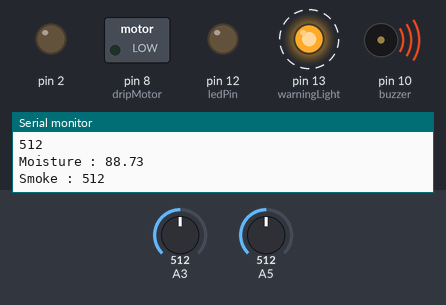
Simulated run of this sketch. Board: Arduino Uno, built with avr-gcc and run on an emulated ATmega328P. On the bench: switched loads named in the sketch (green lamp = pin HIGH), output pins drawn as LEDs (lit = HIGH), buzzer (waves = sounding), the last lines printed to the serial monitor. Dashed ring = blinking. Inputs (shaded band) come from the test bench; at power-on: A5 = 512, A3 = 512.

Above: at 1.25 s.
1.3 s: A5 set to 167
4.3 s: A5 set to 140
At 5.1 s:
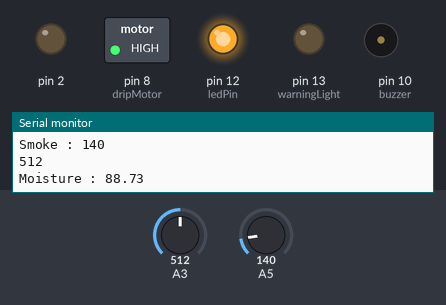
5.9 s: A3 set to 415
7.4 s: A3 set to 395
At 8.3 s:
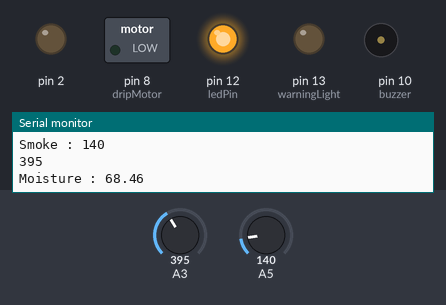
9.0 s: A5 set to 160
At 9.29 s:
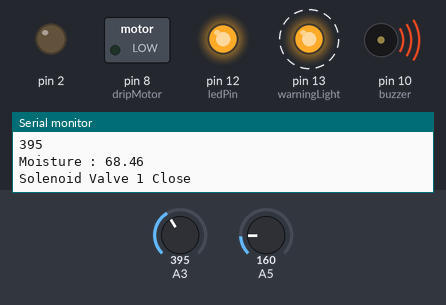
12.0 s: A5 set to 122
At 13.3 s:
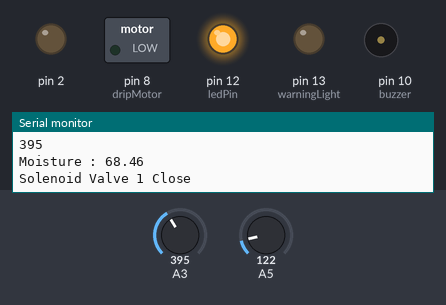
Timing chart, 0 to 14.5 s (numbered marks = the images above; inputs shaded):
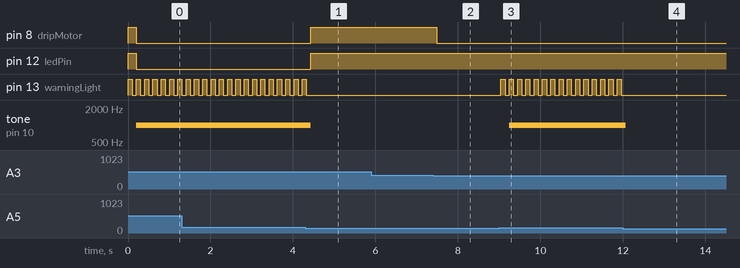

The sketch:

hardware.ino
```cpp
float sensorlevel1;
const int buzzer = 10;
const int warningLight = 13;
int sensorThres = 150;
int ledPin = 12;
const int dripMotor=8;
int value = 0;
int flag = 0;

void setup()
{
  pinMode(warningLight, OUTPUT);
  pinMode(buzzer, OUTPUT);
  pinMode(dripMotor, OUTPUT);
  pinMode(ledPin, OUTPUT);
  pinMode(2,OUTPUT);
  pinMode(A5, INPUT);
  pinMode(A2, INPUT);
  pinMode(A3, INPUT);
  digitalWrite(2,LOW);
  Serial.begin(9600);
}
void dripIrrigation()
{
  int sensorvalue1 = analogRead(A3);
  Serial.println(sensorvalue1);
  sensorlevel1 = (sensorvalue1 / 577.00) * 100;
  Serial.print("Moisture : ");
  Serial.println(sensorlevel1);
  Serial.print("\n");

  if (sensorlevel1 <= 70.00)
  {

    digitalWrite(dripMotor,LOW);
    Serial.print("Solenoid Valve 1 Close \n");

  }
  else
  {
   if(flag==0){
     digitalWrite(ledPin,HIGH);
    digitalWrite(dripMotor,HIGH);
    Serial.print("Solenoid Valve 1 Open \n");
   }
   else{

     digitalWrite(ledPin,LOW);

    digitalWrite(dripMotor,LOW);
   }

  }
}
void smokeDetector()
{
  int analogSensor = analogRead(A5);

  Serial.print("Smoke : ");
  Serial.println(analogSensor);
  // Checks if it has reached the threshold value
  if (analogSensor > sensorThres)
  {
    flag =1;
    digitalWrite(warningLight, HIGH);
    delay(100);
    digitalWrite(warningLight, LOW);
    delay(100);

    tone(buzzer, 1000, 200);
  }
  else
  {
    flag = 0;
    digitalWrite(warningLight, LOW);
    noTone(buzzer);
  }
}

void loop()
{
digitalWrite(ledPin,HIGH);
  dripIrrigation();
  smokeDetector();
}
```

Measured:
- the behaviour switches between 151 and 150 on A5 (found by bisection; images 0 and 1)
- the behaviour switches between 404 and 403 on A3 (found by bisection; images 1 and 2)
- after the input at 4.3 s, pin 8 (dripMotor), pin 12 (ledPin): LOW → HIGH after 0.13 s; pin 13 (warningLight): goes on until 4.3 s, then stays LOW; tone on pin 10 (buzzer): 1000 Hz → silent after 0.13 s
- after the input at 7.4 s, pin 8 (dripMotor): HIGH → LOW after 0.08 s
- after the input at 9.0 s, pin 13 (warningLight): alternates HIGH for 0.10 s and LOW for 0.10 s, starting at once; tone on pin 10 (buzzer): silent → 1000 Hz after 0.24 s
- after the input at 12.0 s, pin 13 (warningLight): stops changing and stays LOW; tone on pin 10 (buzzer): 1000 Hz → silent after 0.06 s
- by itself, pin 13 (warningLight): alternates HIGH for 0.10 s and LOW for 0.10 s
